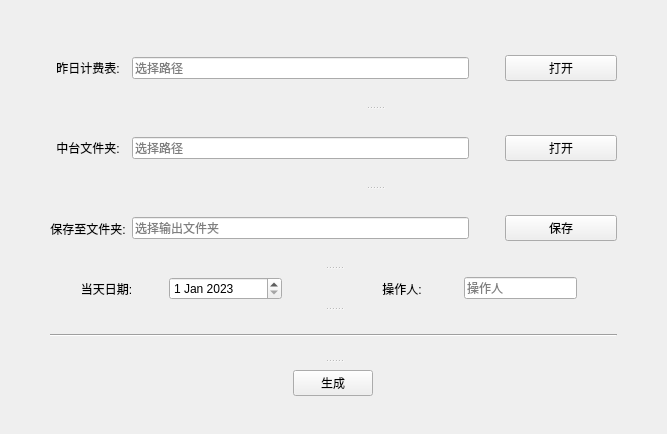
<?xml version="1.0" encoding="UTF-8"?>
<ui version="4.0">
 <class>Form</class>
 <widget class="QWidget" name="Form">
  <property name="geometry">
   <rect>
    <x>0</x>
    <y>0</y>
    <width>667</width>
    <height>434</height>
   </rect>
  </property>
  <property name="minimumSize">
   <size>
    <width>667</width>
    <height>434</height>
   </size>
  </property>
  <property name="maximumSize">
   <size>
    <width>800</width>
    <height>434</height>
   </size>
  </property>
  <property name="windowTitle">
   <string>联合型计费表</string>
  </property>
  <layout class="QVBoxLayout" name="verticalLayout">
   <property name="leftMargin">
    <number>50</number>
   </property>
   <property name="topMargin">
    <number>30</number>
   </property>
   <property name="rightMargin">
    <number>50</number>
   </property>
   <property name="bottomMargin">
    <number>30</number>
   </property>
   <item>
    <widget class="QSplitter" name="splitter_3">
     <property name="frameShape">
      <enum>QFrame::NoFrame</enum>
     </property>
     <property name="orientation">
      <enum>Qt::Vertical</enum>
     </property>
     <widget class="QWidget" name="layoutWidget1">
      <layout class="QHBoxLayout" name="horizontalLayout_6">
       <item>
        <layout class="QVBoxLayout" name="verticalLayout_2">
         <property name="spacing">
          <number>6</number>
         </property>
         <item>
          <widget class="QLabel" name="label_1">
           <property name="sizePolicy">
            <sizepolicy hsizetype="Preferred" vsizetype="Preferred">
             <horstretch>0</horstretch>
             <verstretch>1</verstretch>
            </sizepolicy>
           </property>
           <property name="text">
            <string>昨日计费表:</string>
           </property>
           <property name="alignment">
            <set>Qt::AlignCenter</set>
           </property>
          </widget>
         </item>
         <item>
          <widget class="QLabel" name="label_3">
           <property name="sizePolicy">
            <sizepolicy hsizetype="Preferred" vsizetype="Preferred">
             <horstretch>0</horstretch>
             <verstretch>1</verstretch>
            </sizepolicy>
           </property>
           <property name="text">
            <string>中台文件夹:</string>
           </property>
           <property name="alignment">
            <set>Qt::AlignCenter</set>
           </property>
          </widget>
         </item>
         <item>
          <widget class="QLabel" name="label_4">
           <property name="sizePolicy">
            <sizepolicy hsizetype="Preferred" vsizetype="Preferred">
             <horstretch>0</horstretch>
             <verstretch>1</verstretch>
            </sizepolicy>
           </property>
           <property name="text">
            <string>保存至文件夹:</string>
           </property>
           <property name="alignment">
            <set>Qt::AlignCenter</set>
           </property>
          </widget>
         </item>
        </layout>
       </item>
       <item>
        <widget class="QSplitter" name="splitter">
         <property name="sizePolicy">
          <sizepolicy hsizetype="Preferred" vsizetype="Expanding">
           <horstretch>2</horstretch>
           <verstretch>0</verstretch>
          </sizepolicy>
         </property>
         <property name="orientation">
          <enum>Qt::Vertical</enum>
         </property>
         <widget class="QWidget" name="layoutWidget2">
          <layout class="QHBoxLayout" name="horizontalLayout">
           <item>
            <widget class="QLineEdit" name="InputFile">
             <property name="sizePolicy">
              <sizepolicy hsizetype="Expanding" vsizetype="Fixed">
               <horstretch>3</horstretch>
               <verstretch>1</verstretch>
              </sizepolicy>
             </property>
             <property name="placeholderText">
              <string>选择路径</string>
             </property>
            </widget>
           </item>
           <item>
            <spacer name="horizontalSpacer_2">
             <property name="orientation">
              <enum>Qt::Horizontal</enum>
             </property>
             <property name="sizeHint" stdset="0">
              <size>
               <width>30</width>
               <height>20</height>
              </size>
             </property>
            </spacer>
           </item>
           <item>
            <widget class="QPushButton" name="InputButton_1">
             <property name="sizePolicy">
              <sizepolicy hsizetype="Minimum" vsizetype="Fixed">
               <horstretch>1</horstretch>
               <verstretch>0</verstretch>
              </sizepolicy>
             </property>
             <property name="text">
              <string>打开</string>
             </property>
            </widget>
           </item>
          </layout>
         </widget>
         <widget class="QWidget" name="layoutWidget4">
          <layout class="QHBoxLayout" name="horizontalLayout_2">
           <item>
            <widget class="QLineEdit" name="InputDir">
             <property name="sizePolicy">
              <sizepolicy hsizetype="Expanding" vsizetype="Fixed">
               <horstretch>3</horstretch>
               <verstretch>1</verstretch>
              </sizepolicy>
             </property>
             <property name="placeholderText">
              <string>选择路径</string>
             </property>
            </widget>
           </item>
           <item>
            <spacer name="horizontalSpacer_3">
             <property name="orientation">
              <enum>Qt::Horizontal</enum>
             </property>
             <property name="sizeHint" stdset="0">
              <size>
               <width>30</width>
               <height>20</height>
              </size>
             </property>
            </spacer>
           </item>
           <item>
            <widget class="QPushButton" name="InputButton_2">
             <property name="sizePolicy">
              <sizepolicy hsizetype="Minimum" vsizetype="Fixed">
               <horstretch>1</horstretch>
               <verstretch>0</verstretch>
              </sizepolicy>
             </property>
             <property name="text">
              <string>打开</string>
             </property>
            </widget>
           </item>
          </layout>
         </widget>
         <widget class="QWidget" name="layoutWidget5">
          <layout class="QHBoxLayout" name="horizontalLayout_3">
           <item>
            <widget class="QLineEdit" name="OutputDir">
             <property name="sizePolicy">
              <sizepolicy hsizetype="Expanding" vsizetype="Fixed">
               <horstretch>3</horstretch>
               <verstretch>1</verstretch>
              </sizepolicy>
             </property>
             <property name="placeholderText">
              <string>选择输出文件夹</string>
             </property>
            </widget>
           </item>
           <item>
            <spacer name="horizontalSpacer_4">
             <property name="orientation">
              <enum>Qt::Horizontal</enum>
             </property>
             <property name="sizeHint" stdset="0">
              <size>
               <width>30</width>
               <height>20</height>
              </size>
             </property>
            </spacer>
           </item>
           <item>
            <widget class="QPushButton" name="OutputButton">
             <property name="sizePolicy">
              <sizepolicy hsizetype="Minimum" vsizetype="Fixed">
               <horstretch>1</horstretch>
               <verstretch>0</verstretch>
              </sizepolicy>
             </property>
             <property name="text">
              <string>保存</string>
             </property>
            </widget>
           </item>
          </layout>
         </widget>
        </widget>
       </item>
      </layout>
     </widget>
     <widget class="QSplitter" name="splitter_2">
      <property name="orientation">
       <enum>Qt::Vertical</enum>
      </property>
      <widget class="QWidget" name="layoutWidget6">
       <layout class="QHBoxLayout" name="horizontalLayout_4">
        <item>
         <widget class="QLabel" name="label_5">
          <property name="sizePolicy">
           <sizepolicy hsizetype="Preferred" vsizetype="Preferred">
            <horstretch>1</horstretch>
            <verstretch>0</verstretch>
           </sizepolicy>
          </property>
          <property name="text">
           <string>当天日期:</string>
          </property>
          <property name="alignment">
           <set>Qt::AlignCenter</set>
          </property>
         </widget>
        </item>
        <item>
         <widget class="QDateEdit" name="dateEdit">
          <property name="sizePolicy">
           <sizepolicy hsizetype="Minimum" vsizetype="Fixed">
            <horstretch>1</horstretch>
            <verstretch>0</verstretch>
           </sizepolicy>
          </property>
          <property name="alignment">
           <set>Qt::AlignLeading|Qt::AlignLeft|Qt::AlignVCenter</set>
          </property>
          <property name="readOnly">
           <bool>false</bool>
          </property>
          <property name="dateTime">
           <datetime>
            <hour>23</hour>
            <minute>59</minute>
            <second>59</second>
            <year>2023</year>
            <month>1</month>
            <day>1</day>
           </datetime>
          </property>
          <property name="maximumDateTime">
           <datetime>
            <hour>23</hour>
            <minute>59</minute>
            <second>59</second>
            <year>2024</year>
            <month>12</month>
            <day>31</day>
           </datetime>
          </property>
          <property name="minimumDateTime">
           <datetime>
            <hour>0</hour>
            <minute>0</minute>
            <second>0</second>
            <year>2022</year>
            <month>1</month>
            <day>1</day>
           </datetime>
          </property>
          <property name="date">
           <date>
            <year>2023</year>
            <month>1</month>
            <day>1</day>
           </date>
          </property>
         </widget>
        </item>
        <item>
         <spacer name="horizontalSpacer">
          <property name="orientation">
           <enum>Qt::Horizontal</enum>
          </property>
          <property name="sizeHint" stdset="0">
           <size>
            <width>58</width>
            <height>20</height>
           </size>
          </property>
         </spacer>
        </item>
        <item>
         <widget class="QLabel" name="label_6">
          <property name="sizePolicy">
           <sizepolicy hsizetype="Preferred" vsizetype="Preferred">
            <horstretch>1</horstretch>
            <verstretch>0</verstretch>
           </sizepolicy>
          </property>
          <property name="text">
           <string>操作人:</string>
          </property>
          <property name="alignment">
           <set>Qt::AlignCenter</set>
          </property>
         </widget>
        </item>
        <item>
         <widget class="QLineEdit" name="User">
          <property name="sizePolicy">
           <sizepolicy hsizetype="Expanding" vsizetype="Fixed">
            <horstretch>1</horstretch>
            <verstretch>0</verstretch>
           </sizepolicy>
          </property>
          <property name="inputMask">
           <string/>
          </property>
          <property name="placeholderText">
           <string>操作人</string>
          </property>
         </widget>
        </item>
        <item>
         <spacer name="horizontalSpacer_6">
          <property name="orientation">
           <enum>Qt::Horizontal</enum>
          </property>
          <property name="sizeHint" stdset="0">
           <size>
            <width>40</width>
            <height>20</height>
           </size>
          </property>
         </spacer>
        </item>
       </layout>
      </widget>
      <widget class="Line" name="line">
       <property name="orientation">
        <enum>Qt::Horizontal</enum>
       </property>
      </widget>
      <widget class="QWidget" name="horizontalLayoutWidget7">
       <layout class="QHBoxLayout" name="horizontalLayout_5">
        <item>
         <widget class="QPushButton" name="RunButton">
          <property name="sizePolicy">
           <sizepolicy hsizetype="Fixed" vsizetype="Fixed">
            <horstretch>0</horstretch>
            <verstretch>0</verstretch>
           </sizepolicy>
          </property>
          <property name="text">
           <string>生成</string>
          </property>
         </widget>
        </item>
       </layout>
      </widget>
     </widget>
    </widget>
   </item>
  </layout>
 </widget>
 <resources/>
 <connections/>
</ui>
